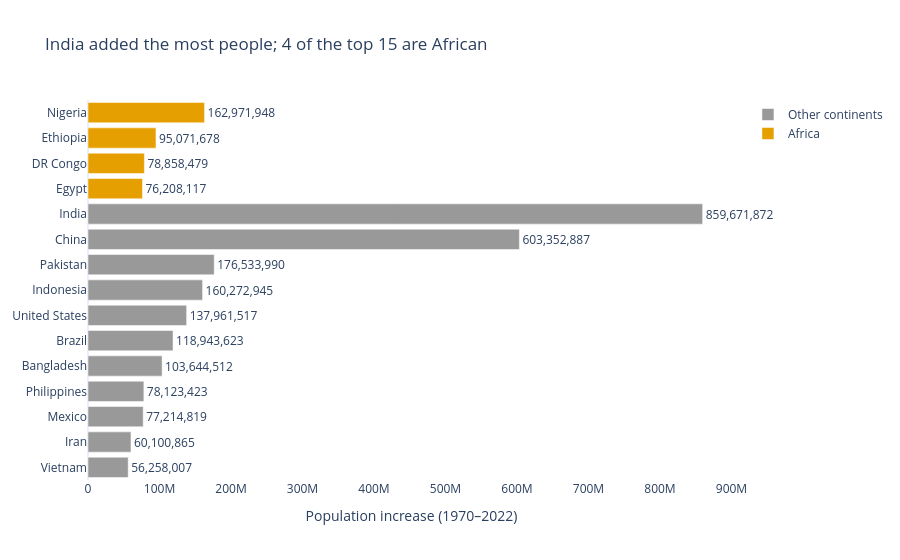

The cell this chart's notebook holds for it:
### Markdown cell above
**Chart choice & justification:** *Which chart did you choose, and why? Justify design choices.

*YOUR ANSWER HERE* A sorted horizontal bar chart makes it easy to compare population increases across 15 countries. African countries are highlighted in orange, while the others are grey. Four of the top 15 countries are in Africa.

### Code cell
df['Population Added'] = (
    df['2022 Population'] - df['1970 Population']
)

top15 = df.nlargest(15, 'Population Added').copy()
top15 = top15.sort_values('Population Added')

top15['Group'] = np.where(
    top15['Continent'] == 'Africa',
    'Africa', 'Other continents'
)

africa_count = (top15['Continent'] == 'Africa').sum()

fig = px.bar(
    top15,
    x='Population Added',
    y='Country',
    orientation='h',
    color='Group',
    color_discrete_map={
        'Africa': '#E69F00',
        'Other continents': '#999999'
    },
    title=f'India added the most people; {africa_count} of the top 15 are African',
    template='plotly_white',
    labels={'Population Added': 'People added'}
)

fig.update_traces(
    texttemplate='%{x:,.0f}',
    textposition='outside',
    cliponaxis=False
)

fig.update_layout(
    xaxis_title='Population increase (1970–2022)',
    yaxis_title=None,
    legend_title=None,
    xaxis_showgrid=False,
    margin=dict(r=125)
)

fig.show()

### Figure 1 — Plotly figure (JSON) as saved in the notebook; plotly's stock layout.template omitted (floating-point values rounded to 4 significant figures)
{"data": [{"cliponaxis": false, "hovertemplate": "Group=Other continents<br>People added=%{x}<br>Country=%{y}<extra></extra>", "legendgroup": "Other continents", "marker": {"color": "#999999", "pattern": {"shape": ""}}, "name": "Other continents", "orientation": "h", "showlegend": true, "textposition": "outside", "texttemplate": "%{x:,.0f}", "type": "bar", "x": [56258007, 60100865, 77214819, 78123423, 103644512, 118943623, 137961517, 160272945, 176533990, 603352887, 859671872], "xaxis": "x", "y": ["Vietnam", "Iran", "Mexico", "Philippines", "Bangladesh", "Brazil", "United States", "Indonesia", "Pakistan", "China", "India"], "yaxis": "y"}, {"cliponaxis": false, "hovertemplate": "Group=Africa<br>People added=%{x}<br>Country=%{y}<extra></extra>", "legendgroup": "Africa", "marker": {"color": "#E69F00", "pattern": {"shape": ""}}, "name": "Africa", "orientation": "h", "showlegend": true, "textposition": "outside", "texttemplate": "%{x:,.0f}", "type": "bar", "x": [76208117, 78858479, 95071678, 162971948], "xaxis": "x", "y": ["Egypt", "DR Congo", "Ethiopia", "Nigeria"], "yaxis": "y"}], "layout": {"barmode": "relative", "legend": {"title": {}, "tracegroupgap": 0}, "margin": {"r": 125}, "title": {"text": "India added the most people; 4 of the top 15 are African"}, "xaxis": {"anchor": "y", "domain": [0, 1], "showgrid": false, "title": {"text": "Population increase (1970–2022)"}}, "yaxis": {"anchor": "x", "domain": [0, 1], "title": {}}}}
